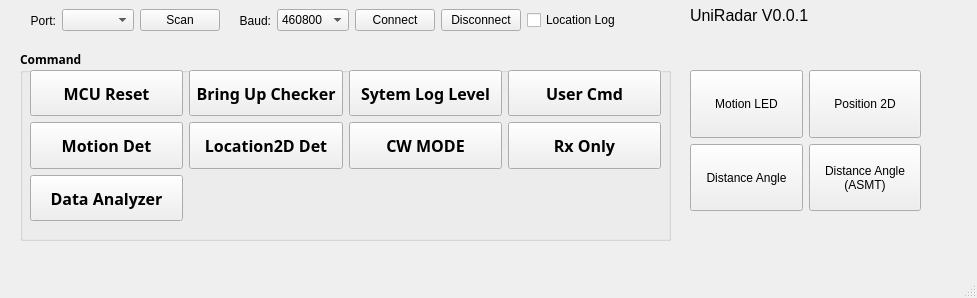
<?xml version="1.0" encoding="UTF-8"?>
<ui version="4.0">
 <class>MainWindow</class>
 <widget class="QMainWindow" name="MainWindow">
  <property name="geometry">
   <rect>
    <x>0</x>
    <y>0</y>
    <width>977</width>
    <height>298</height>
   </rect>
  </property>
  <property name="windowTitle">
   <string>UniRadar</string>
  </property>
  <widget class="QWidget" name="centralwidget">
   <widget class="QLabel" name="lab_temp">
    <property name="geometry">
     <rect>
      <x>690</x>
      <y>0</y>
      <width>141</width>
      <height>31</height>
     </rect>
    </property>
    <property name="font">
     <font>
      <pointsize>12</pointsize>
     </font>
    </property>
    <property name="text">
     <string>UniRadar V0.0.1</string>
    </property>
   </widget>
   <widget class="QWidget" name="horizontalLayoutWidget">
    <property name="geometry">
     <rect>
      <x>10</x>
      <y>0</y>
      <width>611</width>
      <height>41</height>
     </rect>
    </property>
    <layout class="QHBoxLayout" name="horizontalLayout">
     <item>
      <widget class="QLabel" name="label">
       <property name="layoutDirection">
        <enum>Qt::LayoutDirection::LeftToRight</enum>
       </property>
       <property name="text">
        <string>Port:</string>
       </property>
       <property name="alignment">
        <set>Qt::AlignmentFlag::AlignRight|Qt::AlignmentFlag::AlignTrailing|Qt::AlignmentFlag::AlignVCenter</set>
       </property>
      </widget>
     </item>
     <item>
      <widget class="QComboBox" name="comb_comPort"/>
     </item>
     <item>
      <widget class="QPushButton" name="btn_scan">
       <property name="text">
        <string>Scan</string>
       </property>
      </widget>
     </item>
     <item>
      <widget class="QLabel" name="label_2">
       <property name="text">
        <string>Baud:</string>
       </property>
       <property name="alignment">
        <set>Qt::AlignmentFlag::AlignRight|Qt::AlignmentFlag::AlignTrailing|Qt::AlignmentFlag::AlignVCenter</set>
       </property>
      </widget>
     </item>
     <item>
      <widget class="QComboBox" name="comb_baudRate">
       <property name="currentIndex">
        <number>6</number>
       </property>
       <item>
        <property name="text">
         <string>9600</string>
        </property>
       </item>
       <item>
        <property name="text">
         <string>19200</string>
        </property>
       </item>
       <item>
        <property name="text">
         <string>38400</string>
        </property>
       </item>
       <item>
        <property name="text">
         <string>57600</string>
        </property>
       </item>
       <item>
        <property name="text">
         <string>115200</string>
        </property>
       </item>
       <item>
        <property name="text">
         <string>230400</string>
        </property>
       </item>
       <item>
        <property name="text">
         <string>460800</string>
        </property>
       </item>
       <item>
        <property name="text">
         <string>921600</string>
        </property>
       </item>
      </widget>
     </item>
     <item>
      <widget class="QPushButton" name="btn_connect">
       <property name="text">
        <string>Connect</string>
       </property>
      </widget>
     </item>
     <item>
      <widget class="QPushButton" name="btn_disconnect">
       <property name="text">
        <string>Disconnect</string>
       </property>
      </widget>
     </item>
     <item>
      <widget class="QCheckBox" name="chk_locationLog">
       <property name="text">
        <string>Location Log</string>
       </property>
      </widget>
     </item>
    </layout>
   </widget>
   <widget class="QWidget" name="gridLayoutWidget_2">
    <property name="geometry">
     <rect>
      <x>690</x>
      <y>70</y>
      <width>231</width>
      <height>141</height>
     </rect>
    </property>
    <layout class="QGridLayout" name="gridLayout_2">
     <property name="verticalSpacing">
      <number>6</number>
     </property>
     <item row="2" column="0">
      <widget class="QPushButton" name="btn_distAngle">
       <property name="sizePolicy">
        <sizepolicy hsizetype="Expanding" vsizetype="Expanding">
         <horstretch>0</horstretch>
         <verstretch>0</verstretch>
        </sizepolicy>
       </property>
       <property name="text">
        <string>Distance Angle</string>
       </property>
      </widget>
     </item>
     <item row="0" column="0">
      <widget class="QPushButton" name="btn_motionLED">
       <property name="sizePolicy">
        <sizepolicy hsizetype="Expanding" vsizetype="Expanding">
         <horstretch>0</horstretch>
         <verstretch>0</verstretch>
        </sizepolicy>
       </property>
       <property name="text">
        <string>Motion LED</string>
       </property>
      </widget>
     </item>
     <item row="0" column="1">
      <widget class="QPushButton" name="btn_position2D">
       <property name="sizePolicy">
        <sizepolicy hsizetype="Expanding" vsizetype="Expanding">
         <horstretch>0</horstretch>
         <verstretch>0</verstretch>
        </sizepolicy>
       </property>
       <property name="text">
        <string>Position 2D</string>
       </property>
      </widget>
     </item>
     <item row="2" column="1">
      <widget class="QPushButton" name="btn_distAngleAsmt">
       <property name="sizePolicy">
        <sizepolicy hsizetype="Expanding" vsizetype="Expanding">
         <horstretch>0</horstretch>
         <verstretch>0</verstretch>
        </sizepolicy>
       </property>
       <property name="text">
        <string>Distance Angle
(ASMT)</string>
       </property>
      </widget>
     </item>
    </layout>
   </widget>
   <widget class="QGroupBox" name="groupBox">
    <property name="geometry">
     <rect>
      <x>20</x>
      <y>50</y>
      <width>651</width>
      <height>191</height>
     </rect>
    </property>
    <property name="font">
     <font>
      <family>Meiryo</family>
      <bold>true</bold>
     </font>
    </property>
    <property name="title">
     <string>Command</string>
    </property>
    <widget class="QWidget" name="gridLayoutWidget">
     <property name="geometry">
      <rect>
       <x>10</x>
       <y>20</y>
       <width>631</width>
       <height>151</height>
      </rect>
     </property>
     <layout class="QGridLayout" name="gridLayout">
      <item row="2" column="3">
       <widget class="QPushButton" name="btn_rxOnly">
        <property name="sizePolicy">
         <sizepolicy hsizetype="Expanding" vsizetype="Expanding">
          <horstretch>0</horstretch>
          <verstretch>0</verstretch>
         </sizepolicy>
        </property>
        <property name="sizeIncrement">
         <size>
          <width>0</width>
          <height>0</height>
         </size>
        </property>
        <property name="font">
         <font>
          <family>Meiryo</family>
          <pointsize>12</pointsize>
          <bold>true</bold>
         </font>
        </property>
        <property name="focusPolicy">
         <enum>Qt::FocusPolicy::StrongFocus</enum>
        </property>
        <property name="text">
         <string>Rx Only</string>
        </property>
        <property name="flat">
         <bool>false</bool>
        </property>
       </widget>
      </item>
      <item row="0" column="3">
       <widget class="QPushButton" name="btn_userCmd">
        <property name="sizePolicy">
         <sizepolicy hsizetype="Expanding" vsizetype="Expanding">
          <horstretch>0</horstretch>
          <verstretch>0</verstretch>
         </sizepolicy>
        </property>
        <property name="sizeIncrement">
         <size>
          <width>0</width>
          <height>0</height>
         </size>
        </property>
        <property name="font">
         <font>
          <family>Meiryo</family>
          <pointsize>12</pointsize>
          <bold>true</bold>
         </font>
        </property>
        <property name="focusPolicy">
         <enum>Qt::FocusPolicy::StrongFocus</enum>
        </property>
        <property name="text">
         <string>User Cmd</string>
        </property>
        <property name="flat">
         <bool>false</bool>
        </property>
       </widget>
      </item>
      <item row="2" column="0">
       <widget class="QPushButton" name="btn_motionDet">
        <property name="sizePolicy">
         <sizepolicy hsizetype="Expanding" vsizetype="Expanding">
          <horstretch>0</horstretch>
          <verstretch>0</verstretch>
         </sizepolicy>
        </property>
        <property name="sizeIncrement">
         <size>
          <width>0</width>
          <height>0</height>
         </size>
        </property>
        <property name="font">
         <font>
          <family>Meiryo</family>
          <pointsize>12</pointsize>
          <bold>true</bold>
         </font>
        </property>
        <property name="focusPolicy">
         <enum>Qt::FocusPolicy::StrongFocus</enum>
        </property>
        <property name="text">
         <string>Motion Det</string>
        </property>
        <property name="flat">
         <bool>false</bool>
        </property>
       </widget>
      </item>
      <item row="2" column="2">
       <widget class="QPushButton" name="btn_cwMode">
        <property name="sizePolicy">
         <sizepolicy hsizetype="Expanding" vsizetype="Expanding">
          <horstretch>0</horstretch>
          <verstretch>0</verstretch>
         </sizepolicy>
        </property>
        <property name="sizeIncrement">
         <size>
          <width>0</width>
          <height>0</height>
         </size>
        </property>
        <property name="font">
         <font>
          <family>Meiryo</family>
          <pointsize>12</pointsize>
          <bold>true</bold>
         </font>
        </property>
        <property name="focusPolicy">
         <enum>Qt::FocusPolicy::StrongFocus</enum>
        </property>
        <property name="text">
         <string>CW MODE</string>
        </property>
        <property name="flat">
         <bool>false</bool>
        </property>
       </widget>
      </item>
      <item row="0" column="1">
       <widget class="QPushButton" name="btn_bringUpChecker">
        <property name="sizePolicy">
         <sizepolicy hsizetype="Expanding" vsizetype="Expanding">
          <horstretch>0</horstretch>
          <verstretch>0</verstretch>
         </sizepolicy>
        </property>
        <property name="sizeIncrement">
         <size>
          <width>0</width>
          <height>0</height>
         </size>
        </property>
        <property name="font">
         <font>
          <family>Meiryo</family>
          <pointsize>12</pointsize>
          <bold>true</bold>
         </font>
        </property>
        <property name="focusPolicy">
         <enum>Qt::FocusPolicy::StrongFocus</enum>
        </property>
        <property name="text">
         <string>Bring Up Checker</string>
        </property>
        <property name="flat">
         <bool>false</bool>
        </property>
       </widget>
      </item>
      <item row="2" column="1">
       <widget class="QPushButton" name="btn_location2D_det">
        <property name="sizePolicy">
         <sizepolicy hsizetype="Expanding" vsizetype="Expanding">
          <horstretch>0</horstretch>
          <verstretch>0</verstretch>
         </sizepolicy>
        </property>
        <property name="sizeIncrement">
         <size>
          <width>0</width>
          <height>0</height>
         </size>
        </property>
        <property name="font">
         <font>
          <family>Meiryo</family>
          <pointsize>12</pointsize>
          <bold>true</bold>
         </font>
        </property>
        <property name="focusPolicy">
         <enum>Qt::FocusPolicy::StrongFocus</enum>
        </property>
        <property name="text">
         <string>Location2D Det</string>
        </property>
        <property name="flat">
         <bool>false</bool>
        </property>
       </widget>
      </item>
      <item row="0" column="0">
       <widget class="QPushButton" name="btn_mcuReset">
        <property name="sizePolicy">
         <sizepolicy hsizetype="Expanding" vsizetype="Expanding">
          <horstretch>0</horstretch>
          <verstretch>0</verstretch>
         </sizepolicy>
        </property>
        <property name="sizeIncrement">
         <size>
          <width>0</width>
          <height>0</height>
         </size>
        </property>
        <property name="font">
         <font>
          <family>Meiryo</family>
          <pointsize>12</pointsize>
          <bold>true</bold>
         </font>
        </property>
        <property name="focusPolicy">
         <enum>Qt::FocusPolicy::StrongFocus</enum>
        </property>
        <property name="text">
         <string>MCU Reset</string>
        </property>
        <property name="flat">
         <bool>false</bool>
        </property>
       </widget>
      </item>
      <item row="0" column="2">
       <widget class="QPushButton" name="btn_sysLogLevel">
        <property name="sizePolicy">
         <sizepolicy hsizetype="Expanding" vsizetype="Expanding">
          <horstretch>0</horstretch>
          <verstretch>0</verstretch>
         </sizepolicy>
        </property>
        <property name="sizeIncrement">
         <size>
          <width>0</width>
          <height>0</height>
         </size>
        </property>
        <property name="font">
         <font>
          <family>Meiryo</family>
          <pointsize>12</pointsize>
          <bold>true</bold>
         </font>
        </property>
        <property name="focusPolicy">
         <enum>Qt::FocusPolicy::StrongFocus</enum>
        </property>
        <property name="text">
         <string>Sytem Log Level</string>
        </property>
        <property name="flat">
         <bool>false</bool>
        </property>
       </widget>
      </item>
      <item row="3" column="0">
       <widget class="QPushButton" name="btn_dataAnalyzer">
        <property name="sizePolicy">
         <sizepolicy hsizetype="Expanding" vsizetype="Expanding">
          <horstretch>0</horstretch>
          <verstretch>0</verstretch>
         </sizepolicy>
        </property>
        <property name="font">
         <font>
          <family>Meiryo</family>
          <pointsize>12</pointsize>
          <bold>true</bold>
         </font>
        </property>
        <property name="text">
         <string>Data Analyzer</string>
        </property>
       </widget>
      </item>
     </layout>
    </widget>
   </widget>
  </widget>
  <widget class="QMenuBar" name="menubar">
   <property name="geometry">
    <rect>
     <x>0</x>
     <y>0</y>
     <width>977</width>
     <height>22</height>
    </rect>
   </property>
  </widget>
  <widget class="QStatusBar" name="statusbar"/>
 </widget>
 <resources/>
 <connections/>
</ui>
